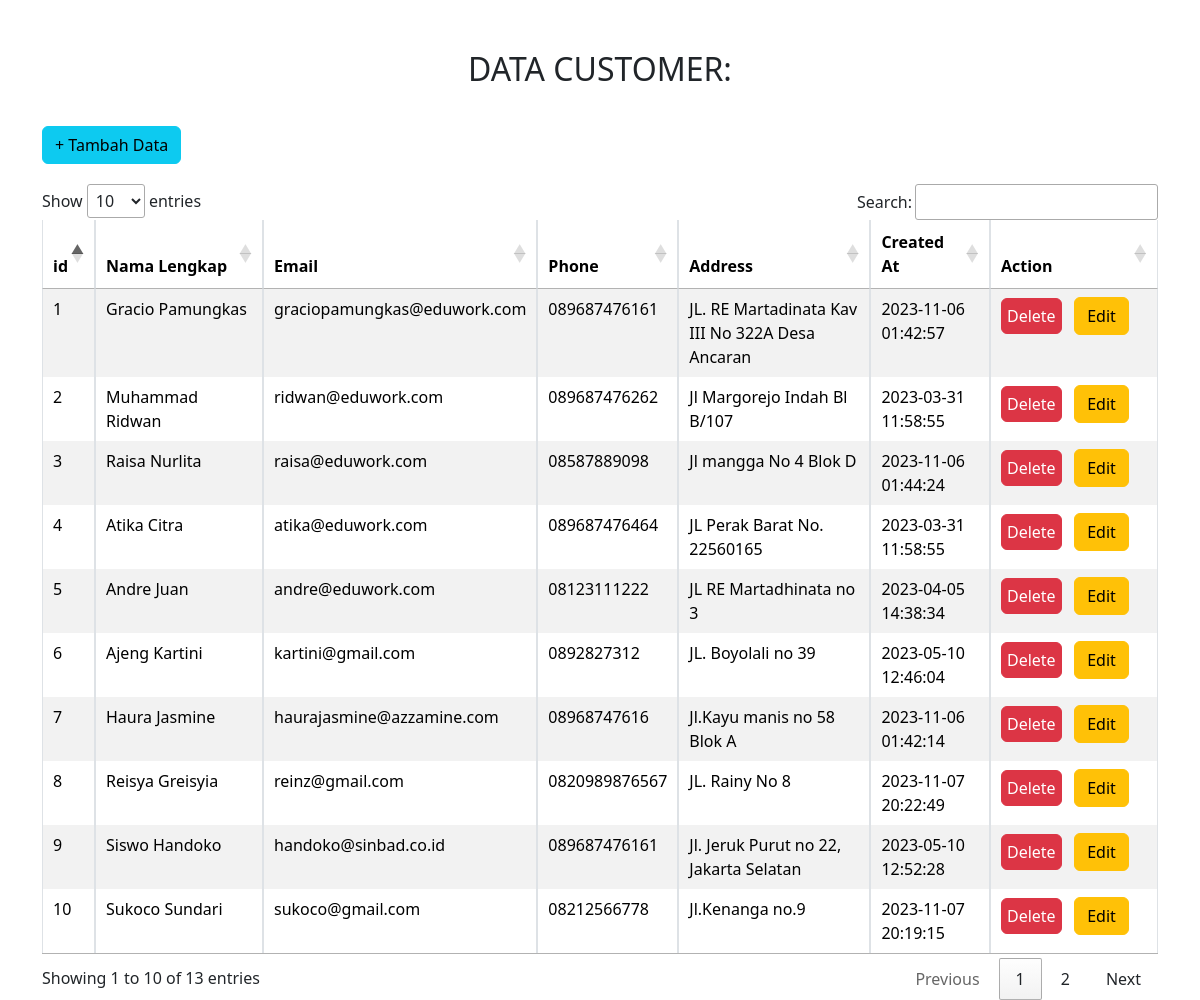
The page / on the database its author committed.
### tables this page shows
CREATE TABLE `customer` (
  `id` int(11) NOT NULL,
  `first_name` varchar(50) NOT NULL,
  `last_name` varchar(50) NOT NULL,
  `email` varchar(100) NOT NULL,
  `phone` varchar(20) DEFAULT NULL,
  `address` varchar(200) DEFAULT NULL,
  `created_at` timestamp NOT NULL DEFAULT current_timestamp()
);

### index.php (the view, shortened to what this page needs)
<!DOCTYPE html>
<html lang="en">
<head>
    <link rel="stylesheet" href="https://cdn.jsdelivr.net/npm/bootstrap@5.3.2/dist/css/bootstrap.min.css">
    <link rel="stylesheet" href="https://cdn.datatables.net/1.13.4/css/jquery.dataTables.min.css">
</head>
<body>
    <div class="container">
        <div class="row">
            <div class="col-sm-12">
                <?php
                include "koneksi.php";
                $query = mysqli_query($conn, "SELECT * FROM customer ORDER BY id ASC");
                ?>
                <center>
                    <h2 style="margin-top: 50px;">DATA CUSTOMER:</h2>
                </center>
                <a class="btn btn-info" style="margin-bottom:20px; margin-top:30px;" href="tambah.php?"> + Tambah Data </a>
                <table class="table table-striped table-bordered" id="kampus-merdeka" class="display" style="width:100%">
                    <thead>
                        <tr>
                            <th>id</th>
                            <th style="width: 130px;">Nama Lengkap</th>
                            <th>Email</th>
                            <th>Phone</th>
                            <th>Address</th>
                            <th>Created At</th>
                            <th style="width: 130px;">Action</th>
                        </tr>
                    </thead>
                    <tbody>
                        <?php
                        if (mysqli_num_rows($query) > 0) {
                            while ($data = mysqli_fetch_array($query)) {
                        ?> <tr>
                                    <td> <?php echo $data["id"] ?></td>
                                    <td> <?php echo $data['first_name'] . " " . $data['last_name'] ?> </td>
                                    <td> <?php echo $data["email"] ?></td>
                                    <td> <?php echo $data["phone"] ?></td>
                                    <td> <?php echo $data["address"] ?></td>
                                    <td> <?php echo $data["created_at"] ?></td>
                                    <td> <a class="btn btn-danger" style="padding: 5px;" href="proses_delete.php?id=<?php echo $data["id"] ?>" onclick="return confirm('Yakin Data Akan Dihapus?')">Delete</a> &nbsp; <a class="btn btn-warning" href="edit.php?id=<?php echo $data["id"] ?>">Edit</a></td>
                                </tr>
                            <?php $no++;
                            } ?>
                        <?php } ?>
                    </tbody>
                </table>
            </div>
        </div>
    </div>
</body>
</html>

### rows shown on the page
customer: id "1", first_name "Gracio", last_name "Pamungkas", email "graciopamungkas@eduwork.com", phone "089687476161", address "JL. RE Martadinata Kav III No 322A Desa Ancaran", created_at "2023-11-06 01:42:57"
customer: id "2", first_name "Muhammad", last_name "Ridwan", email "ridwan@eduwork.com", phone "089687476262", address "Jl Margorejo Indah Bl B/107", created_at "2023-03-31 11:58:55"
customer: id "3", first_name "Raisa", last_name "Nurlita", email "raisa@eduwork.com", phone "08587889098", address "Jl mangga No 4 Blok D", created_at "2023-11-06 01:44:24"
customer: id "4", first_name "Atika", last_name "Citra", email "atika@eduwork.com", phone "089687476464", address "JL Perak Barat No. 22560165", created_at "2023-03-31 11:58:55"
customer: id "5", first_name "Andre", last_name "Juan", email "andre@eduwork.com", phone "08123111222", address "JL RE Martadhinata no 3", created_at "2023-04-05 14:38:34"
customer: id "6", first_name "Ajeng", last_name "Kartini", email "kartini@gmail.com", phone "0892827312", address "JL. Boyolali no 39", created_at "2023-05-10 12:46:04"
customer: id "7", first_name "Haura", last_name "Jasmine", email "haurajasmine@azzamine.com", phone "08968747616", address "Jl.Kayu manis no 58 Blok A", created_at "2023-11-06 01:42:14"
customer: id "8", first_name "Reisya", last_name "Greisyia", email "reinz@gmail.com", phone "0820989876567", address "JL. Rainy No 8", created_at "2023-11-07 20:22:49"
customer: id "9", first_name "Siswo", last_name "Handoko", email "handoko@sinbad.co.id", phone "089687476161", address "Jl. Jeruk Purut no 22, Jakarta Selatan", created_at "2023-05-10 12:52:28"
customer: id "10", first_name "Sukoco", last_name "Sundari", email "sukoco@gmail.com", phone "08212566778", address "Jl.Kenanga no.9", created_at "2023-11-07 20:19:15"
